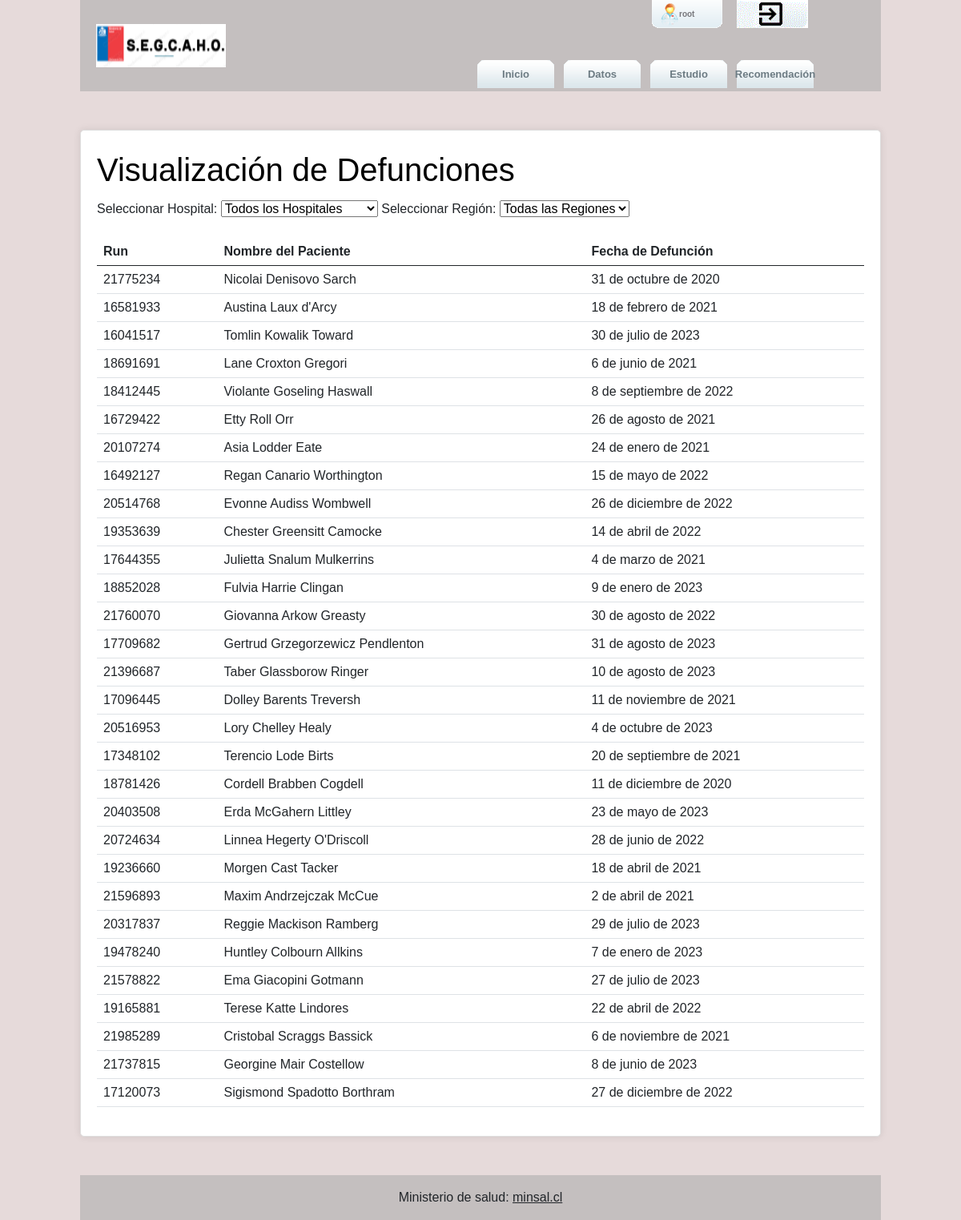
The app's page /datos/ (signed in) with its own data.
### consultor_app/models.py (models this page shows, shortened)
class Paciente(models.Model):
    id = models.AutoField(db_column='id', primary_key=True)
    nombre = models.CharField(max_length=30, blank=False, null=False)
    run = models.IntegerField()
    ape_pat = models.CharField(max_length=30, blank=False, null=False)
    ape_mat = models.CharField(max_length=30, blank=False, null=False)
    fecha_def = models.DateField(blank=False, null=False)
    id_region = models.ForeignKey(
        'Region', on_delete=models.CASCADE, db_column='id_region')
    id_hospital = models.ForeignKey(
        'Hospital', on_delete=models.CASCADE, db_column='id_hospital')

### consultor_app/views.py (the view)
# urls.py: path('datos/', views.datos, name='datos'),
@login_required
def datos(request):
    reg = Region.objects.all()
    hosp = Hospital.objects.all()
    pac = Paciente.objects.all()
    context = {
        'pac': pac,
        'reg': reg,
        'hosp': hosp
    }
    print(type(pac))
    print(type(pac[0]))
    print('Fecha_def:', pac[0].fecha_def)
    print(type(Region.objects.values()))
    return render(request, 'datos.html', context)

### consultor_app/templates/datos.html (shortened to what this page needs)
<DOCTYPE html>
  <html  lang="en">
    {% load static %}
  <head>
      <link rel="stylesheet" href="../static/style.css" />
      <link
        href="https://cdn.jsdelivr.net/npm/bootstrap@5.0.2/dist/css/bootstrap.min.css"
        rel="stylesheet"
      />
    </head>
    <body class="body_estudio" >
      <div class= "conteiner_pag">
      <div class="nav" style="background-color: rgb(196, 191, 191); height: 114px;  margin: auto; width: 100%;" >
        <div id="logo_sitio">
          <a href="{% url 'home' %}">
            <img src="../static/images/logo_segcaho.PNG" alt=""  class="logo_muertes"  />
        </a>
        </div>
      <div class="header_derecha" >
    <div  class="usuario_salida">
    <a  class="usuario_logueado" >{{user.username}}</a>
    <a href="{% url 'logout' %}" class="salida_sitio" > </a>
  </div>
  <div id="menu_herramientas" >
    <ul >
      <li ><a href="{% url 'home' %}">Inicio</a></li>
      <li ><a  href="/datos/">Datos</a></li>
      <li ><a href="/estudio/">Estudio</a></li>
      <li ><a href="/recomendacion/">Recomendación</a></li>
    </ul>
  </div>
  </div>
  </div>
          <br>
          <br>
        <div class="card-white"  style=" width: 1000px ;">
    <h1 style="color: black;">Visualización de Defunciones</h1>
    <label for="hospitalSelect">Seleccionar Hospital:</label>
    <select id="hospitalSelect">
      <option value="0">Todos los Hospitales</option>
    </select>
    <label for="regionSelect">Seleccionar Región:</label>
    <select id="regionSelect">
      <option value="0">Todas las Regiones</option>
    </select>
     <br>
     <br>
    <table class="table">
      <thead>
        <tr>
          <th>Run</th>
          <th>Nombre del Paciente</th>
          <th>Fecha de Defunción</th>
        </tr>
      </thead>
      <tbody id="defuncionesTableBody">
        {% for i in pac %}
        <tr>
          <td>{{i.run}}</td>
          <td>{{i.nombre}} {{i.ape_pat}} {{i.ape_mat}}</td>
          <td>{{i.fecha_def}}</td>
        </tr>
        {% endfor %}
      </tbody>
    </table>
    </div>
<br>
<br>
    <footer class="bg-light text-center text-lg-start">
      <div class="text-center p-3" style="background-color: rgb(196, 191, 191)">
        Ministerio de salud:
        <a class="text-dark" href="https://www.minsal.cl">minsal.cl</a>
      </div>
    </footer>
  </div>
  </body>
</html>

### consultor_app/static/style.css (style rules this page uses)
body { background-color: rgb(230, 218, 218); margin: 0px; padding: 0px; font-family: Arial, Helvetica, sans-serif; font-size: 12px; color: #3f5968; }
h1 { color: #fff; font-size: 16px; font-weight: bold; margin: 0px; padding: 5px 0 5px 0; }
.body_estudio { background-color: rgb(230, 218, 218); margin: 0px; padding: 0px; font-family: Arial, Helvetica, sans-serif; }
.conteiner_pag { width: 1000px; height: auto; margin: auto; background-color: rgb(230, 218, 218); }
#logo_sitio { padding: 30px 0 0 20px; float: left; width: 10px; height: 10px; }
.logo_muertes { width:162px ; height: 54px ; border: 0 ; }
.header_derecha { margin-left: 420px; float: right; width: 550px; }
.usuario_salida { width: 285px; float: right; }
.usuario_logueado { width: 100px; height: 35px; display: block; background: url(../static/images/login.gif) no-repeat center; line-height: 35px; color: #77777c; font-size: 10px; font-weight: bold; text-decoration: none; padding: 0 0 0 40px; float: left; margin: 0 3px 0 3px; }
.salida_sitio { width: 100px; height: 35px; display: block; background: url(../static/images/salir.gif) no-repeat center; line-height: 35px; color: #77777c; font-size: 10px; font-weight: bold; text-decoration: none; padding: 0 0 0 40px; float: left; margin: 0 3px 0 3px; }
#menu_herramientas { width: 500px; height: 35px; float: right; padding: 40px 0 0 0; }
#menu_herramientas ul { list-style: none; padding: 0px; margin: 0px; display: block; font-weight: bold; }
#menu_herramientas ul li { list-style: none; display: inline; float: left; width: 102px; height: 35px; padding: 0px; line-height: 35px; font-size: 13px; margin: 0 3px 0 3px; }
#menu_herramientas ul li a { height: 35px; width: 102px; float: left; text-decoration: none; padding: 0px; margin: 0px; color: #6c7b83; text-align: center; background: url(../static/images/menu_bt.gif) no-repeat center; }
.card-white { background-color: #fff; border: 1px solid #ddd; border-radius: 5px; box-shadow: 0 0 10px rgba(0, 0, 0, 0.1); padding: 20px; width: 100%; margin: 0 auto; }

### records on screen
Paciente: run "21775234", nombre "Nicolai", ape_pat "Denisovo", ape_mat "Sarch", fecha_def "31 de octubre de 2020"
Paciente: run "16581933", nombre "Austina", ape_pat "Laux", ape_mat "d'Arcy", fecha_def "18 de febrero de 2021"
Paciente: run "16041517", nombre "Tomlin", ape_pat "Kowalik", ape_mat "Toward", fecha_def "30 de julio de 2023"
Paciente: run "18691691", nombre "Lane", ape_pat "Croxton", ape_mat "Gregori", fecha_def "6 de junio de 2021"
Paciente: run "18412445", nombre "Violante", ape_pat "Goseling", ape_mat "Haswall", fecha_def "8 de septiembre de 2022"
Paciente: run "16729422", nombre "Etty", ape_pat "Roll", ape_mat "Orr", fecha_def "26 de agosto de 2021"
Paciente: run "20107274", nombre "Asia", ape_pat "Lodder", ape_mat "Eate", fecha_def "24 de enero de 2021"
Paciente: run "16492127", nombre "Regan", ape_pat "Canario", ape_mat "Worthington", fecha_def "15 de mayo de 2022"
Paciente: run "20514768", nombre "Evonne", ape_pat "Audiss", ape_mat "Wombwell", fecha_def "26 de diciembre de 2022"
Paciente: run "19353639", nombre "Chester", ape_pat "Greensitt", ape_mat "Camocke", fecha_def "14 de abril de 2022"
Paciente: run "17644355", nombre "Julietta", ape_pat "Snalum", ape_mat "Mulkerrins", fecha_def "4 de marzo de 2021"
Paciente: run "18852028", nombre "Fulvia", ape_pat "Harrie", ape_mat "Clingan", fecha_def "9 de enero de 2023"
Paciente: run "21760070", nombre "Giovanna", ape_pat "Arkow", ape_mat "Greasty", fecha_def "30 de agosto de 2022"
Paciente: run "17709682", nombre "Gertrud", ape_pat "Grzegorzewicz", ape_mat "Pendlenton", fecha_def "31 de agosto de 2023"
Paciente: run "21396687", nombre "Taber", ape_pat "Glassborow", ape_mat "Ringer", fecha_def "10 de agosto de 2023"
Paciente: run "17096445", nombre "Dolley", ape_pat "Barents", ape_mat "Treversh", fecha_def "11 de noviembre de 2021"
Paciente: run "20516953", nombre "Lory", ape_pat "Chelley", ape_mat "Healy", fecha_def "4 de octubre de 2023"
Paciente: run "17348102", nombre "Terencio", ape_pat "Lode", ape_mat "Birts", fecha_def "20 de septiembre de 2021"
Paciente: run "18781426", nombre "Cordell", ape_pat "Brabben", ape_mat "Cogdell", fecha_def "11 de diciembre de 2020"
Paciente: run "20403508", nombre "Erda", ape_pat "McGahern", ape_mat "Littley", fecha_def "23 de mayo de 2023"
Paciente: run "20724634", nombre "Linnea", ape_pat "Hegerty", ape_mat "O'Driscoll", fecha_def "28 de junio de 2022"
Paciente: run "19236660", nombre "Morgen", ape_pat "Cast", ape_mat "Tacker", fecha_def "18 de abril de 2021"
Paciente: run "21596893", nombre "Maxim", ape_pat "Andrzejczak", ape_mat "McCue", fecha_def "2 de abril de 2021"
Paciente: run "20317837", nombre "Reggie", ape_pat "Mackison", ape_mat "Ramberg", fecha_def "29 de julio de 2023"
Paciente: run "19478240", nombre "Huntley", ape_pat "Colbourn", ape_mat "Allkins", fecha_def "7 de enero de 2023"
Paciente: run "21578822", nombre "Ema", ape_pat "Giacopini", ape_mat "Gotmann", fecha_def "27 de julio de 2023"
Paciente: run "19165881", nombre "Terese", ape_pat "Katte", ape_mat "Lindores", fecha_def "22 de abril de 2022"
Paciente: run "21985289", nombre "Cristobal", ape_pat "Scraggs", ape_mat "Bassick", fecha_def "6 de noviembre de 2021"
Paciente: run "21737815", nombre "Georgine", ape_pat "Mair", ape_mat "Costellow", fecha_def "8 de junio de 2023"
Paciente: run "17120073", nombre "Sigismond", ape_pat "Spadotto", ape_mat "Borthram", fecha_def "27 de diciembre de 2022"

### other values on screen
{{ user.username }} "root"
